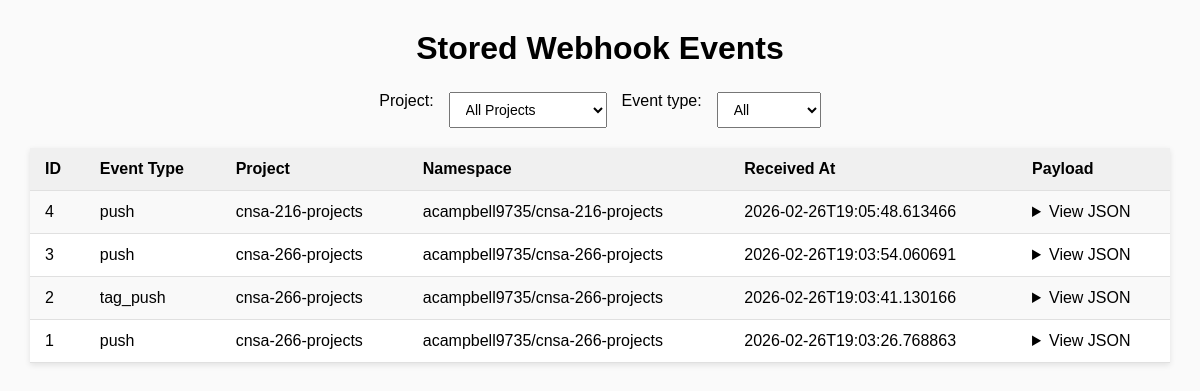
Page /dashboard on the earlier database version.
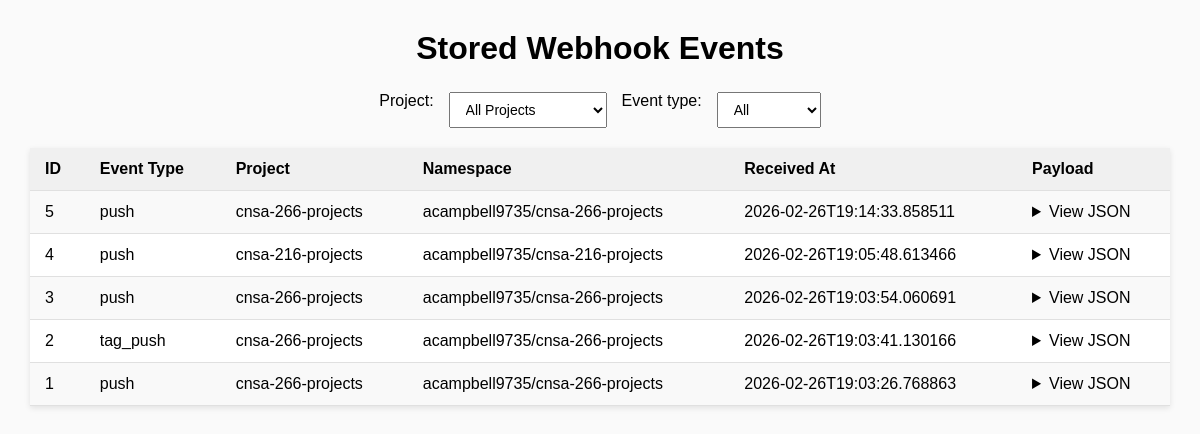
Same page on the later database version.
### tables this page shows
CREATE TABLE events (
            id INTEGER PRIMARY KEY AUTOINCREMENT,
            event_type TEXT,
            payload TEXT,
            received_at TEXT
        , project_id INTEGER, project_name TEXT, project_namespace TEXT);

### app.py (the view)
@app.route("/dashboard")
def dashboard():
    conn = get_db()
    projects = conn.execute(
        "SELECT DISTINCT project_name FROM events WHERE project_name IS NOT NULL ORDER BY project_name"
    ).fetchall()
    projects = [p["project_name"] for p in projects]
    selected_project = request.args.get("project")
    if selected_project and selected_project != "All":
        events = conn.execute(
            "SELECT * FROM events WHERE project_name = ? ORDER BY id DESC",
            (selected_project,)
        ).fetchall()
    else:
        events = conn.execute(
            "SELECT * FROM events ORDER BY id DESC"
        ).fetchall()
    return render_template(
        "dashboard.html",
        events=events,
        projects=projects,
        selected_project=selected_project
    )

### database.py (called while the page is built)
def get_db():
    conn = sqlite3.connect("data/events.db")
    conn.row_factory = sqlite3.Row
    return conn

### templates/dashboard.html (shortened to what this page needs)
<!DOCTYPE html>
<html>
<head>
</head>
<body>
<h1>Stored Webhook Events</h1>
<div class="controls">
    <label for="project">Project:</label>
    <select id="project" name="project" onchange="location.href='?project=' + this.value">
        <option value="All">All Projects</option>
    </select>
    <label for="filter">Event type:</label>
    <select id="filter">
        <option value="all">All</option>
    </select>
</div>
<table id="eventsTable">
    <tr>
        <th>ID</th>
        <th>Event Type</th>
        <th>Project</th>
        <th>Namespace</th>
        <th>Received At</th>
        <th>Payload</th>
    </tr>
    {% for event in events %}
    <tr data-type="{{ event['event_type'] }}">
        <td>{{ event['id'] }}</td>
        <td>{{ event['event_type'] }}</td>
        <td>{{ event['project_name'] }}</td>
        <td>{{ event['project_namespace'] }}</td>
        <td>{{ event['received_at'] }}</td>
        <td>
            <details>
                <summary>View JSON</summary>
            </details>
        </td>
    </tr>
    {% endfor %}
</table>
</body>
</html>

### templates/dashboard.html (style rules this page uses)
body { font-family: Arial, sans-serif; margin: 30px; background: #fafafa; }
h1 { text-align: center; margin-bottom: 25px; }
.controls { margin-bottom: 20px; display: flex; justify-content: center; gap: 15px; }
select { padding: 8px 12px; font-size: 14px; }
table { width: 100%; border-collapse: collapse; background: white; box-shadow: 0 2px 6px rgba(0,0,0,0.1); }
th, td { padding: 12px 15px; border-bottom: 1px solid #e0e0e0; vertical-align: top; }
th { background: #f0f0f0; text-align: left; font-weight: bold; }
tr:nth-child(even) { background: #f9f9f9; }
details { cursor: pointer; }

Differences in the rows shown:
added events: id "5", event_type "push", project_name "cnsa-266-projects", project_namespace "acampbell9735/cnsa-266-projects", received_at "2026-02-26T19:14:33.858511"
